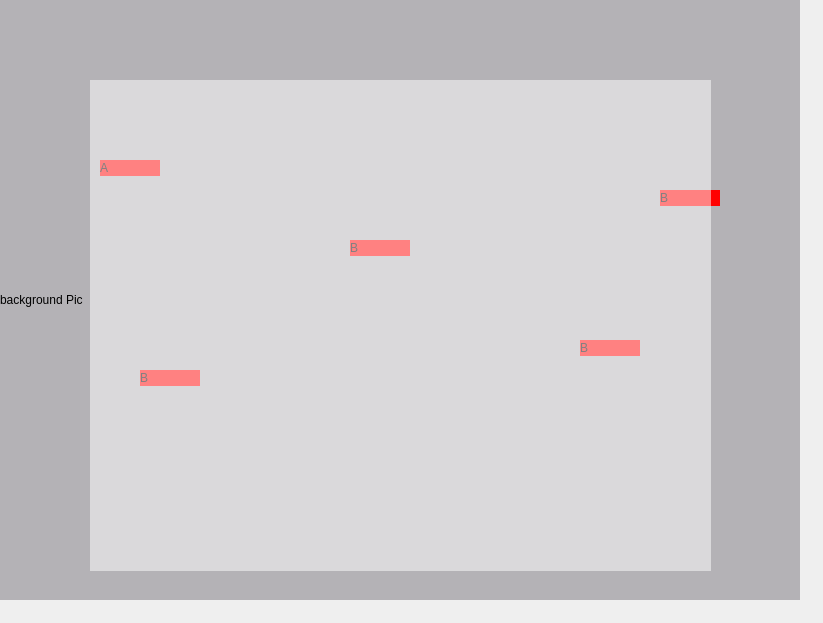
<?xml version="1.0" encoding="UTF-8"?>
<ui version="4.0">
 <class>MainWindow</class>
 <widget class="QMainWindow" name="MainWindow">
  <property name="geometry">
   <rect>
    <x>0</x>
    <y>0</y>
    <width>823</width>
    <height>623</height>
   </rect>
  </property>
  <property name="windowTitle">
   <string>MainWindow</string>
  </property>
  <widget class="QWidget" name="centralwidget">
   <widget class="QWidget" name="widget" native="true">
    <property name="geometry">
     <rect>
      <x>0</x>
      <y>0</y>
      <width>800</width>
      <height>600</height>
     </rect>
    </property>
    <widget class="QLabel" name="background">
     <property name="geometry">
      <rect>
       <x>0</x>
       <y>0</y>
       <width>800</width>
       <height>600</height>
      </rect>
     </property>
     <property name="styleSheet">
      <string notr="true">background-color: rgb(180, 178, 182);</string>
     </property>
     <property name="text">
      <string>background Pic</string>
     </property>
    </widget>
    <widget class="QStackedWidget" name="stackedWidget">
     <property name="geometry">
      <rect>
       <x>90</x>
       <y>80</y>
       <width>621</width>
       <height>491</height>
      </rect>
     </property>
     <property name="styleSheet">
      <string notr="true">background-color: rgba(255, 255, 255, 0.3);</string>
     </property>
     <property name="currentIndex">
      <number>3</number>
     </property>
     <widget class="QWidget" name="page_1">
      <widget class="QLabel" name="writtingVideo">
       <property name="geometry">
        <rect>
         <x>40</x>
         <y>40</y>
         <width>551</width>
         <height>351</height>
        </rect>
       </property>
       <property name="styleSheet">
        <string notr="true">background-color: rgba(255, 230, 16, 0.5);</string>
       </property>
       <property name="text">
        <string>The Video or GIF</string>
       </property>
      </widget>
      <widget class="QPushButton" name="conformButton">
       <property name="geometry">
        <rect>
         <x>250</x>
         <y>430</y>
         <width>113</width>
         <height>32</height>
        </rect>
       </property>
       <property name="text">
        <string>確認</string>
       </property>
      </widget>
     </widget>
     <widget class="QWidget" name="page_2">
      <widget class="QLabel" name="info_1">
       <property name="geometry">
        <rect>
         <x>40</x>
         <y>50</y>
         <width>551</width>
         <height>351</height>
        </rect>
       </property>
       <property name="styleSheet">
        <string notr="true">background-color: rgba(255, 230, 16, 0.5);</string>
       </property>
       <property name="text">
        <string>恭喜你玩能五十音blablabla......</string>
       </property>
      </widget>
      <widget class="QPushButton" name="restButton">
       <property name="geometry">
        <rect>
         <x>260</x>
         <y>420</y>
         <width>113</width>
         <height>32</height>
        </rect>
       </property>
       <property name="text">
        <string>休息一下</string>
       </property>
      </widget>
      <widget class="QPushButton" name="acceptButton">
       <property name="geometry">
        <rect>
         <x>80</x>
         <y>420</y>
         <width>113</width>
         <height>32</height>
        </rect>
       </property>
       <property name="text">
        <string>接受挑戰</string>
       </property>
      </widget>
      <widget class="QPushButton" name="againButton">
       <property name="geometry">
        <rect>
         <x>430</x>
         <y>420</y>
         <width>113</width>
         <height>32</height>
        </rect>
       </property>
       <property name="text">
        <string>再來一次</string>
       </property>
      </widget>
     </widget>
     <widget class="QWidget" name="page_3">
      <widget class="QLabel" name="info_2">
       <property name="geometry">
        <rect>
         <x>40</x>
         <y>40</y>
         <width>551</width>
         <height>351</height>
        </rect>
       </property>
       <property name="styleSheet">
        <string notr="true">background-color: rgba(255, 230, 16, 0.5);</string>
       </property>
       <property name="text">
        <string>聽寫關卡說明</string>
       </property>
      </widget>
      <widget class="QPushButton" name="conformButton_2">
       <property name="geometry">
        <rect>
         <x>240</x>
         <y>420</y>
         <width>113</width>
         <height>32</height>
        </rect>
       </property>
       <property name="text">
        <string>了解</string>
       </property>
      </widget>
     </widget>
     <widget class="QWidget" name="page_4"/>
    </widget>
    <widget class="QLabel" name="a">
     <property name="geometry">
      <rect>
       <x>100</x>
       <y>160</y>
       <width>60</width>
       <height>16</height>
      </rect>
     </property>
     <property name="styleSheet">
      <string notr="true">background-color: rgb(255, 0, 0);</string>
     </property>
     <property name="text">
      <string>A</string>
     </property>
    </widget>
    <widget class="QLabel" name="b">
     <property name="geometry">
      <rect>
       <x>660</x>
       <y>190</y>
       <width>60</width>
       <height>16</height>
      </rect>
     </property>
     <property name="styleSheet">
      <string notr="true">background-color: rgb(255, 0, 0);</string>
     </property>
     <property name="text">
      <string>B</string>
     </property>
    </widget>
    <widget class="QLabel" name="c">
     <property name="geometry">
      <rect>
       <x>140</x>
       <y>370</y>
       <width>60</width>
       <height>16</height>
      </rect>
     </property>
     <property name="styleSheet">
      <string notr="true">background-color: rgb(255, 0, 0);</string>
     </property>
     <property name="text">
      <string>B</string>
     </property>
    </widget>
    <widget class="QLabel" name="d">
     <property name="geometry">
      <rect>
       <x>580</x>
       <y>340</y>
       <width>60</width>
       <height>16</height>
      </rect>
     </property>
     <property name="styleSheet">
      <string notr="true">background-color: rgb(255, 0, 0);</string>
     </property>
     <property name="text">
      <string>B</string>
     </property>
    </widget>
    <widget class="QLabel" name="e">
     <property name="geometry">
      <rect>
       <x>350</x>
       <y>240</y>
       <width>60</width>
       <height>16</height>
      </rect>
     </property>
     <property name="styleSheet">
      <string notr="true">background-color: rgb(255, 0, 0);</string>
     </property>
     <property name="text">
      <string>B</string>
     </property>
    </widget>
    <zorder>background</zorder>
    <zorder>a</zorder>
    <zorder>b</zorder>
    <zorder>c</zorder>
    <zorder>d</zorder>
    <zorder>e</zorder>
    <zorder>stackedWidget</zorder>
   </widget>
  </widget>
 </widget>
 <resources/>
 <connections/>
</ui>
